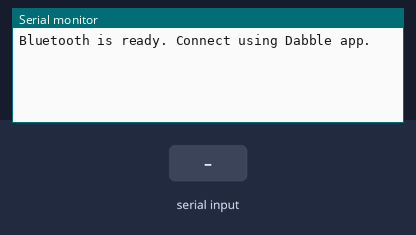
Recording of a sketch running on a simulated ESP32. Shown: the last lines printed to the serial monitor. The test bench sets the inputs (shaded band).

Above: at 1.2 s.
1.3 s: "1" received over the second serial link
At 2.8 s:
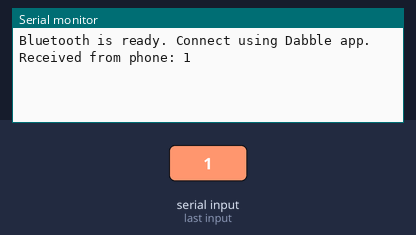
3.8 s: "0" received over the second serial link
At 5.8 s:
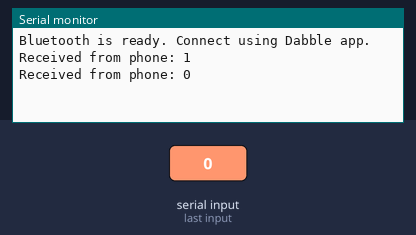

Measured:
- after the input at 1.3 s, the serial monitor: prints a new line after 1.0 s (image 1)
- after the input at 3.8 s, the serial monitor: prints a new line after 1.0 s (image 2)

The sketch:

sketch_sep9a.ino
```cpp
#define CUSTOM_SETTINGS
#define INCLUDE_TERMINAL_MODULE
#include <DabbleESP32.h>

void setup() {
  // 115200 is the standard baud rate for ESP32 boards
  Serial.begin(115200);

  // Initialize Dabble Bluetooth with your desired device name
  Dabble.begin("ESP32_Dabble");

  Serial.println("Bluetooth is ready. Connect using Dabble app.");
}

void loop() {
  // This function must be called continuously to read smartphone data
  Dabble.processInput();

  if (Terminal.available()) {
    String message = Terminal.readString();

    // Print to the computer's Serial Monitor
    Serial.print("Received from phone: ");
    Serial.println(message);

    // Send a response back to the Dabble app Terminal
    Terminal.print("ESP32: Message received - ");
    Terminal.println(message);
  }

  // Small delay to maintain stability
  delay(10);
}
```
